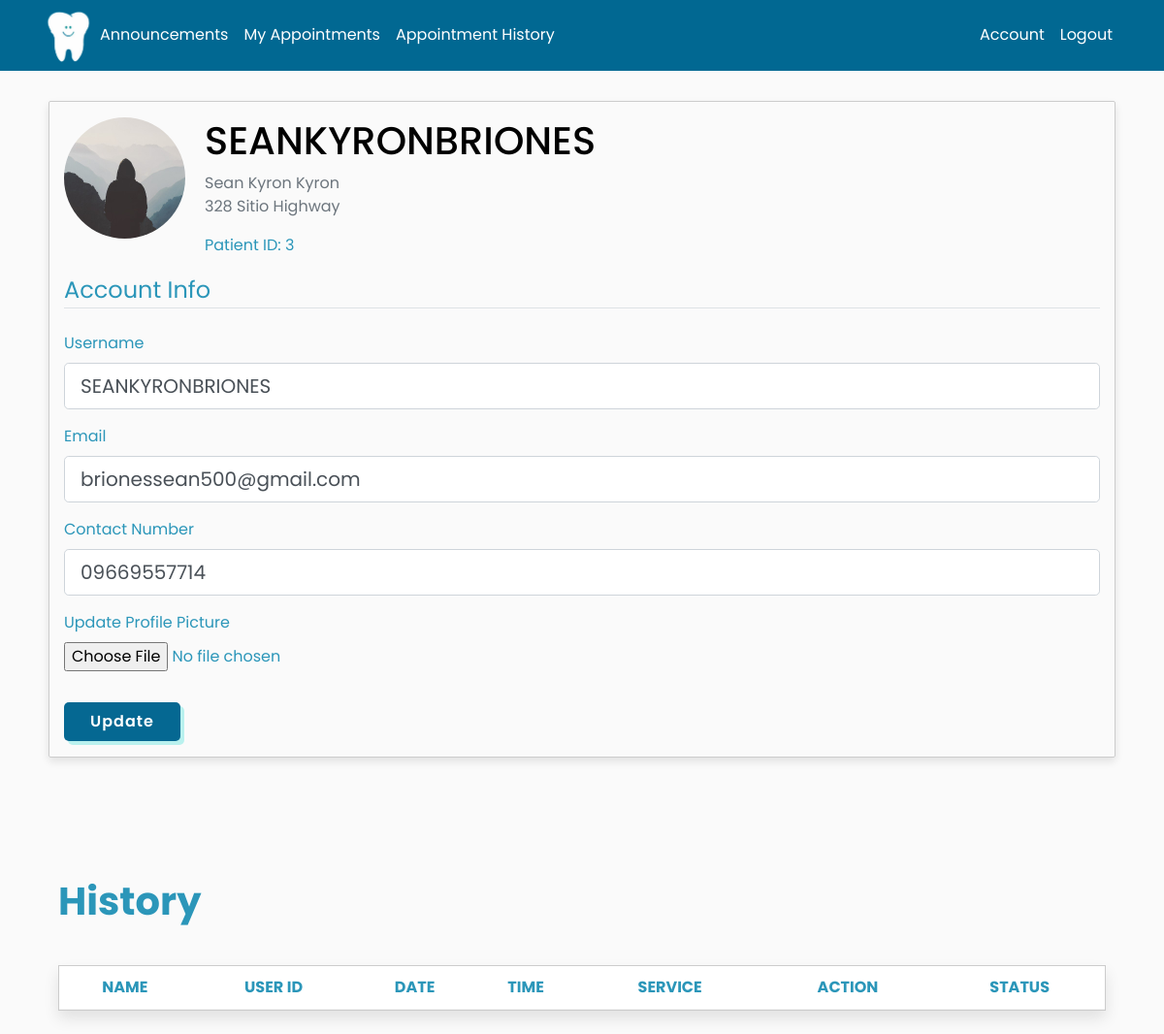
Before: /account (signed in) with the older database file.
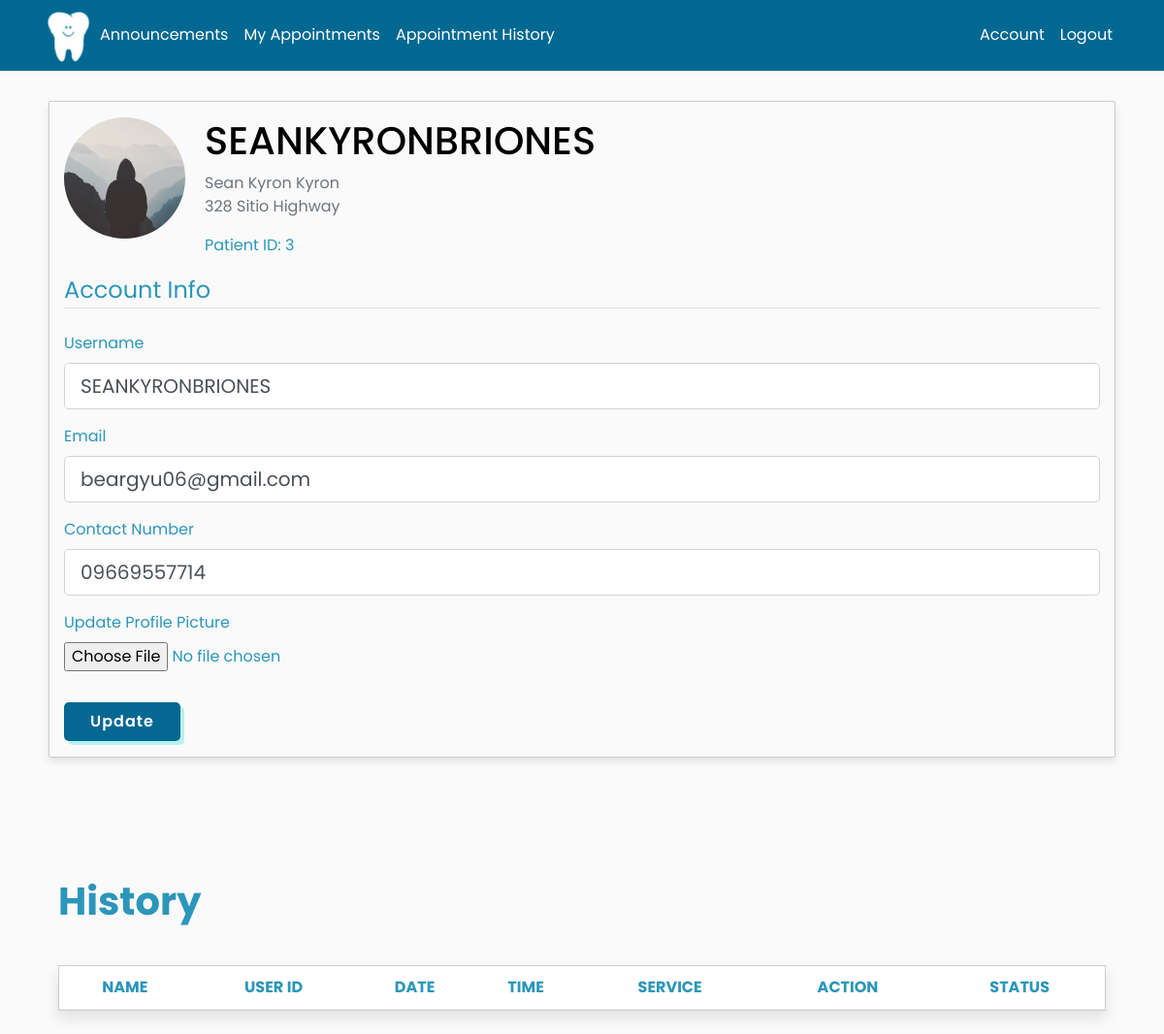
After: the same page with the newer database file.
### main/models.py (models this page shows, shortened)
class User(db.Model, UserMixin):
    id = db.Column(db.Integer, primary_key=True)
    FName = db.Column(db.String(30), nullable=False)
    MidName = db.Column(db.String(30), nullable=True)
    LName = db.Column(db.String(30), nullable=False)
    gender = db.Column(db.String(10), nullable=False)
    birthday = db.Column(db.String(8), nullable=False)
    age = db.Column(db.Integer, nullable=False)
    contact = db.Column(db.String(30), unique=True, nullable=False)
    address = db.Column(db.String(100), nullable=False)
    username = db.Column(db.String(20), unique=True, nullable=False)
    email = db.Column(db.String(120), unique=True, nullable=False)
    image_file = db.Column(db.String(20), nullable=False, default='default.jpg')
    password = db.Column(db.String(60), nullable=False)
    posts = db.relationship('Post', backref='author', lazy=True)

### main/users/routes.py (the view)
@users.route("/account", methods=['GET', 'POST'])
@login_required
def account():
    form = UpdateAccountForm()
    if form.validate_on_submit():
        if form.picture.data:
            picture_file = save_picture(form.picture.data)
            current_user.image_file = picture_file #UPDATE user SET image_file = '{picture_file}' WHERE id = {current_user.id};
        current_user.username = form.username.data
        current_user.email = form.email.data
        current_user.contact = form.contact.data
        '''
        UPDATE User
        SET current_user.username = '{form.username.data}', current_user.email = '{form.email.data}', current_user.contact = '{form.contact.data}'
        WHERE id = {current_user.id};
        '''
        db.session.commit()
        flash('Your account has been updated!', 'success')
        return redirect(url_for('users.account'))
    elif request.method == 'GET':
        form.username.data = current_user.username
        form.email.data = current_user.email
        form.contact.data = current_user.contact
    image_file = url_for('static', filename='profile_pics/' + current_user.image_file)
    return render_template('account.html', title='Account',
                           image_file=image_file, form=form)

### main/users/forms.py (shortened to what this page needs)
class UpdateAccountForm(FlaskForm):
    username = StringField('Username',
                           validators=[DataRequired(), Length(min=2, max=20)])
    email = StringField('Email',
                        validators=[DataRequired(), Email()])
    contact = StringField('Contact Number')
    picture = FileField('Update Profile Picture', validators=[FileAllowed(['jpg', 'png'])])
    submit = SubmitField('Update')

### main/models.py (called while the page is built)
@login_manager.user_loader
def load_user(user_id):
    return User.query.get(int(user_id))

### main/templates/account.html (shortened to what this page needs)
{% if current_user.is_authenticated %}
    {% if current_user.id == 1 %}
        {% extends "admin_nav.html" %}
    {% else %}
        {% extends "customer_nav.html" %}
    {% endif %}
{% endif %}
{% block content %}
<body>
    <div class="profile mb-0" style="border: solid 1px; border-radius: 2px; border-color:#ccc; width: 1100px; box-shadow: 0 4px 8px rgba(0, 0, 0, 0.1);">
        <div class="col-md-12">
            <div class="media pt-3">
            <img class="rounded-circle account-img" src="{{ image_file }}">
            <div class="media-body">
                <h2 class="account-heading">{{ current_user.username }}</h2>
                <p class="text-secondary">{{ current_user.FName }} {{current_user.MidName}} {{current_user.LName}}<br>
                    {{ current_user.address }}<br>
                    {% if current_user.id == 1 %}
                        <p>Admin ID: {{ current_user.id }}</p>
                    {% else %}
                        <p>Patient ID: {{ current_user.id }}</p>
                    {% endif %}
                </p>
            </div>
            </div>
            <form method="POST" action="" enctype="multipart/form-data">
                <fieldset class="form-group">
                    <legend class="border-bottom mb-4">Account Info</legend>
                    <div class="form-group">
                        {{ form.username.label(class="form-control-label") }}
                        {% if form.username.errors %}
                            {{ form.username(class="form-control form-control-lg is-invalid") }}
                            <div class="invalid-feedback">
                                {% for error in form.username.errors %}
                                    <span>{{ error }}</span>
                                {% endfor %}
                            </div>
                        {% else %}
                            {{ form.username(class="form-control form-control-lg") }}
                        {% endif %}
                    </div>
                    <div class="form-group">
                        {{ form.email.label(class="form-control-label") }}
                        {% if form.email.errors %}
                            {{ form.email(class="form-control form-control-lg is-invalid") }}
                            <div class="invalid-feedback">
                                {% for error in form.email.errors %}
                                    <span>{{ error }}</span>
                                {% endfor %}
                            </div>
                        {% else %}
                            {{ form.email(class="form-control form-control-lg") }}
                        {% endif %}
                    </div>
                    <div class="form-group">
                        {{ form.contact.label(class="form-control-label") }}
                        {% if form.contact.errors %}
                            {{ form.contact(class="form-control form-control-lg is-invalid") }}
                            <div class="invalid-feedback">
                                {% for error in form.contact.errors %}
                                    <span>{{ error }}</span>
                                {% endfor %}
                            </div>
                        {% else %}
                            {{ form.contact(class="form-control form-control-lg") }}
                        {% endif %}
                    </div>
                    <div class="form-group">
                        {{ form.picture.label() }}
                        {{ form.picture(class="form-control-file") }}
                    </div>
                </fieldset>
                <div class="form-group">
                    {{ form.submit(
                        class="btn btn-outline-info",
                        style="background-color: #056892;
                        color: #fff;
                        padding: 8px 12px;
                        width: 120px;
                        border:none;
                        border-radius: 5px;
                        box-shadow: 4px 4px #b9f1ee;
                        font-size: 1rem;
                        font-weight: 500;
                        letter-spacing: 1px;
                        font-weight: 600;
                        transition: all .45s ease;") }}
                </div>
            </form>
            </div>
        </div>
    </div>
    <br>
    {% if current_user.id != 4 %}
        <div class="container mt-1">
            <div class="overview">
                <div class="title">
                    <h1 class="section--title"><b style="color: #2b96b9;">History</b></h1>
                </div>
            </div>
            <br>
            <div class="recent--patients">
                <div class="appointment-table" id="appointment-table" style="display: block; border: 1px solid #ccc; box-shadow: 0 8px 16px rgba(0, 0, 0, 0.1);">
                    <div class="table-wrapper" style="max-height: 390px; overflow-y: scroll;">
                    <table>
                        <thead>
                            <tr>
                                <th style="position: sticky; top: 0; background-color: white;">NAME</th>
                                <th style="position: sticky; top: 0; background-color: white;">USER ID</th>
                                <th style="position: sticky; top: 0; background-color: white;">DATE</th>
                                <th style="position: sticky; top: 0; background-color: white;">TIME</th>
                                <th style="position: sticky; top: 0; background-color: white;">SERVICE</th>
                                <th style="position: sticky; top: 0; background-color: white;">ACTION</th>
                                <th style="position: sticky; top: 0; background-color: white;">STATUS</th>
                            </tr>
                        </thead>
                    </table>
                </div>
                </div>
            </div>
            <br>
        </div>
    {% endif %}
</body>
{% endblock content %}

### main/templates/customer_nav.html (shortened to what this page needs)
<!DOCTYPE html>
<html>
  <head>
    <link rel="stylesheet" href="https://cdnjs.cloudflare.com/ajax/libs/font-awesome/4.7.0/css/font-awesome.min.css">
    <link rel="stylesheet" href="https://maxcdn.bootstrapcdn.com/bootstrap/4.0.0/css/bootstrap.min.css">
    <link rel="stylesheet" type="text/css" href="{{ url_for('static', filename='nav.css') }}">
  </head>
  <body>
    <header class="site-header">
        <nav class="navbar navbar-expand-md navbar-dark bg-steel fixed-top">
          <div class="container">
            <img src="{{ url_for('static', filename = 'images/toothlogo2.png') }}" class="logo" alt="logo">
            <div class="collapse navbar-collapse" id="navbarToggle">
                <div class="navbar-nav mr-auto">
                    <a class="nav-item nav-link" href="/customer_announcement">Announcements</a>
                    <a class="nav-item nav-link" href="/appointment" >My Appointments</a>
                    <a class="nav-item nav-link" href="/" onclick="return false;">Appointment History</a>
                </div>
                <div class="navbar-nav">
                    <a class="nav-item nav-link" href="{{ url_for('users.account') }}">Account</a>
                    <a class="nav-item nav-link" href="{{ url_for('users.logout') }}">Logout</a>
                </div>
            </div>
          </div>
        </nav>
    </header>
    <br>
    <main role="main" class="container" style="margin-left: auto; margin-right: auto; width: auto;">
      <div class="row mx-auto" style="max-width: 1100px;">
          {% block content %}{% endblock %}
  </body>
</html>

### main/static/nav.css (style rules this page uses)
* { font-family: 'Poppins', 'Sans-serif'; }
:root { --first-color: #2b96b9; --second-color: #000; --third-color: #b9f1ee; --fourth-color: #1ccae5; --main-color: #056892; --bg-color: #fff; --text-color: #000; --big-font: 5rem; --h2-font: 3rem; --p-font: 1.1rem; }
body { background: #fafafa; color: var(--first-color); margin-top: 5rem; }
h1, h2, h3, h4, h5, h6 { color: var(--text-color); }
.bg-steel { background-color: #016892; }
.site-header .navbar-nav .nav-link { color: white; }
.logo { width: 50px; height: auto; cursor: pointer; }
.account-img { height: 125px; width: 125px; margin-right: 20px; margin-bottom: 16px; }
.account-heading { font-size: 2.5rem; }
table { border-radius: 4px; border-collapse: collapse; width: 100%; background-color: #fff; }
.title { display: flex; align-items: center; justify-content: space-between; margin-bottom: 10px; margin-top: 100px; }
.section--title { font-weight: 400; }
table { width: 100%; border-collapse: collapse; text-align: center; max-height: 100px; background-color: #ccc; }
tr { border-bottom: 1px solid #f1f1f1; }
td,th { border: collapse; padding-block: 10px; }

Changed rows visible on the page:
changed User "SEANKYRONBRIONES": email "brionessean500@gmail.com" → "beargyu06@gmail.com"
